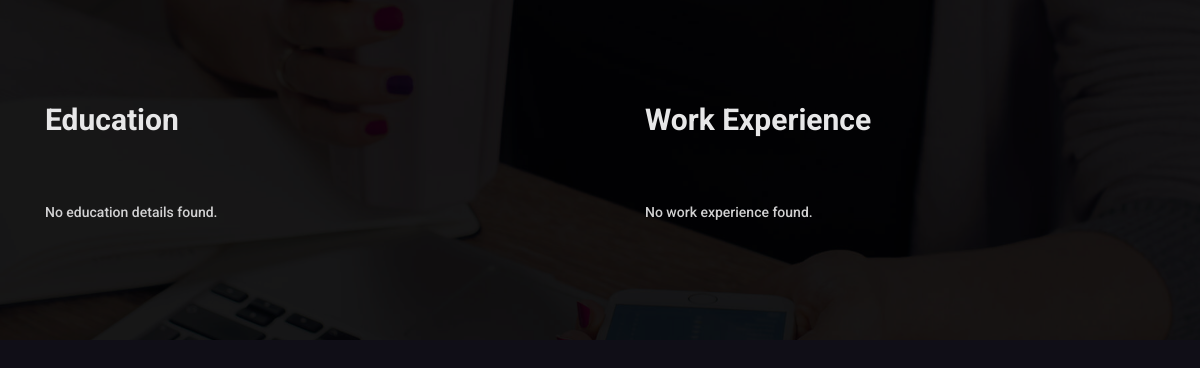
/experience.php, run on an earlier commit of the app's database.
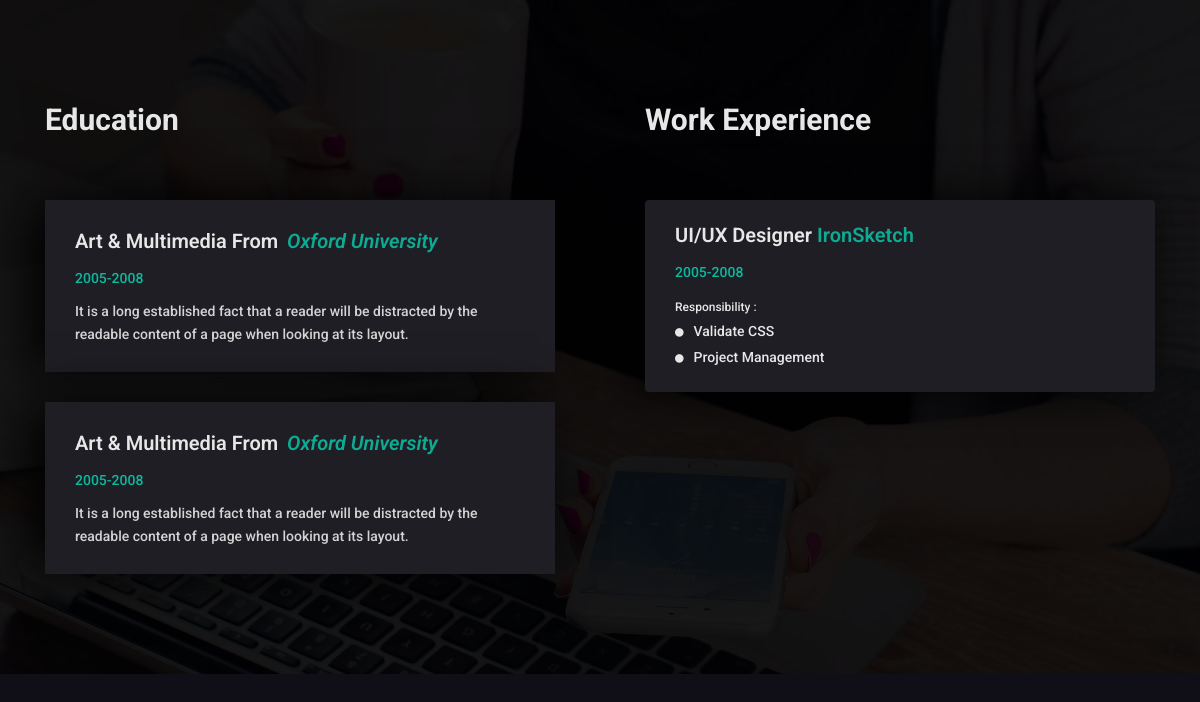
And on a later commit of the database.
### tables this page shows
CREATE TABLE `education` (
  `id` int(11) NOT NULL,
  `degree` varchar(255) NOT NULL,
  `institution` varchar(255) NOT NULL,
  `duration` varchar(100) NOT NULL,
  `description` text NOT NULL
);

CREATE TABLE `work_experience` (
  `id` int(11) NOT NULL,
  `position` varchar(255) NOT NULL,
  `company` varchar(255) NOT NULL,
  `duration` varchar(100) NOT NULL,
  `responsibilities` text NOT NULL
);

### experience.php (the view, shortened to what this page needs)
<?php
    include 'header.php';
    include('config.php');
    $educationQuery = "SELECT * FROM education";
    $educationResult = $conn->query($educationQuery);
    $workQuery = "SELECT * FROM work_experience";
    $workResult = $conn->query($workQuery);
?>
<section class="mh-experince image-bg featured-img-one" id="mh-experience">
    <div class="img-color-overlay">
        <div class="container">
            <div class="row section-separator">
                <div class="col-sm-12 col-md-6">
                    <div class="mh-education">
                        <h3 class="wow fadeInUp" data-wow-duration="0.8s" data-wow-delay="0.2s">Education</h3>
                        <div class="mh-education-deatils">
                            <?php if ($educationResult->num_rows > 0): ?>
                                <?php while ($edu = $educationResult->fetch_assoc()): ?>
                                    <div class="mh-education-item dark-bg wow fadeInUp" data-wow-duration="0.8s" data-wow-delay="0.3s">
                                        <h4><?php echo $edu['degree']; ?> From <a href="#"><?php echo $edu['institution']; ?></a></h4>
                                        <div class="mh-eduyear"><?php echo $edu['duration']; ?></div>
                                        <p><?php echo $edu['description']; ?></p>
                                    </div>
                                <?php endwhile; ?>
                            <?php else: ?>
                                <p>No education details found.</p>
                            <?php endif; ?>
                        </div>
                    </div>
                </div>
                <div class="col-sm-12 col-md-6">
                    <div class="mh-work">
                        <h3>Work Experience</h3>
                        <div class="mh-experience-deatils">
                            <?php if ($workResult->num_rows > 0): ?>
                                <?php while ($work = $workResult->fetch_assoc()): ?>
                                    <div class="mh-work-item dark-bg wow fadeInUp" data-wow-duration="0.8s" data-wow-delay="0.4s">
                                        <h4><?php echo $work['position']; ?> <a href="#"><?php echo $work['company']; ?></a></h4>
                                        <div class="mh-eduyear"><?php echo $work['duration']; ?></div>
                                        <span>Responsibility :</span>
                                        <ul class="work-responsibility">
                                            <?php
                                                $responsibilities = explode(',', $work['responsibilities']);
                                                foreach ($responsibilities as $responsibility):
                                            ?>
                                                <li><i class="fa fa-circle"></i><?php echo trim($responsibility); ?></li>
                                            <?php endforeach; ?>
                                        </ul>
                                    </div>
                                <?php endwhile; ?>
                            <?php else: ?>
                                <p>No work experience found.</p>
                            <?php endif; ?>
                        </div>
                    </div>
                </div>
            </div>
        </div>
    </div>
</section>

What changed in the data, as far as the page shows it:
added education: degree "Art & Multimedia", institution "Oxford University", duration "2005-2008", description "It is a long established fact that a reader will be distracted by the readable content of a page when looking at its layout."
added education: degree "Art & Multimedia", institution "Oxford University", duration "2005-2008", description "It is a long established fact that a reader will be distracted by the readable content of a page when looking at its layout."
added work_experience: position "UI/UX Designer", company "IronSketch", duration "2005-2008", responsibilities "Validate CSS", responsibilities "Project Management"
Also different on the page:
text no longer shown: "No education details found. No work experience found."
